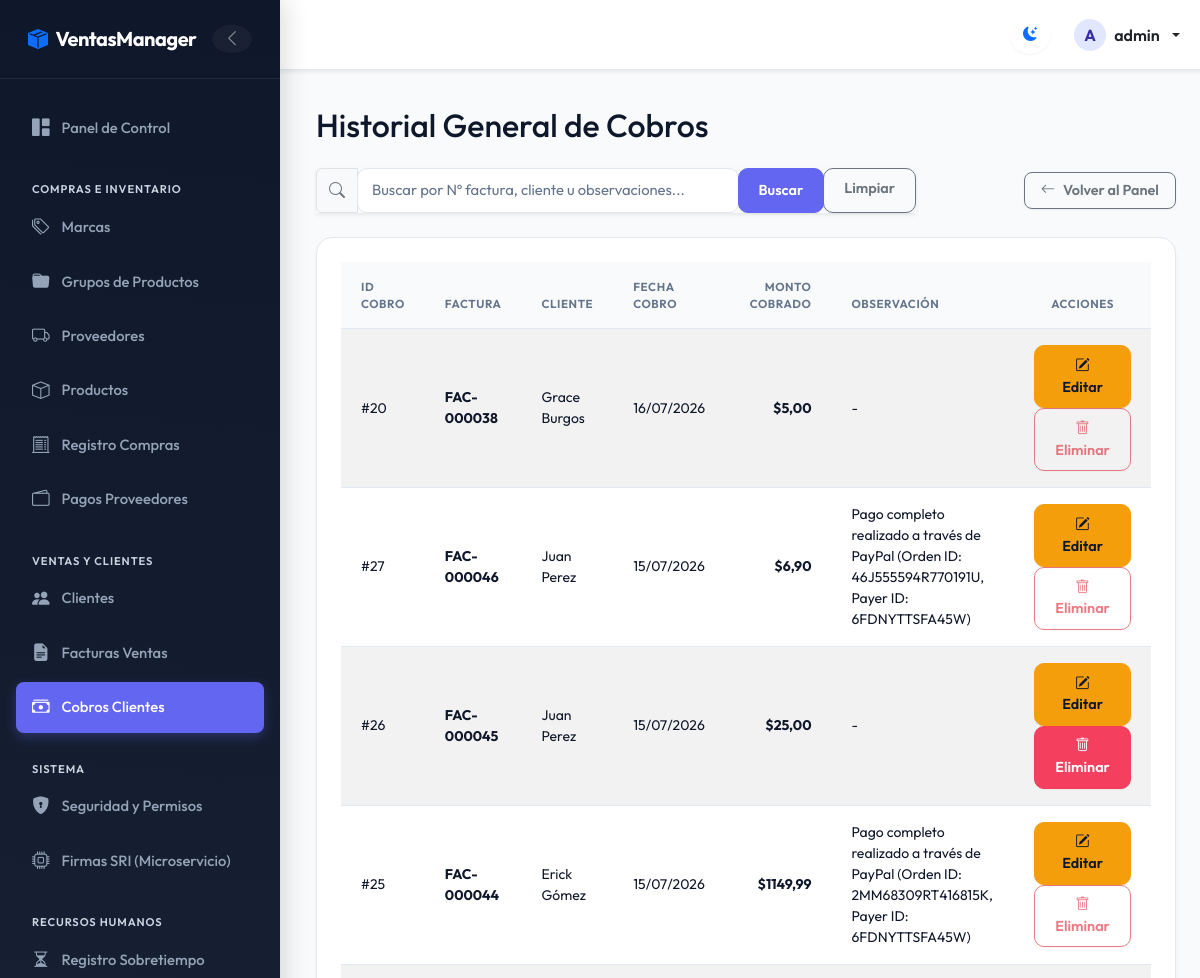
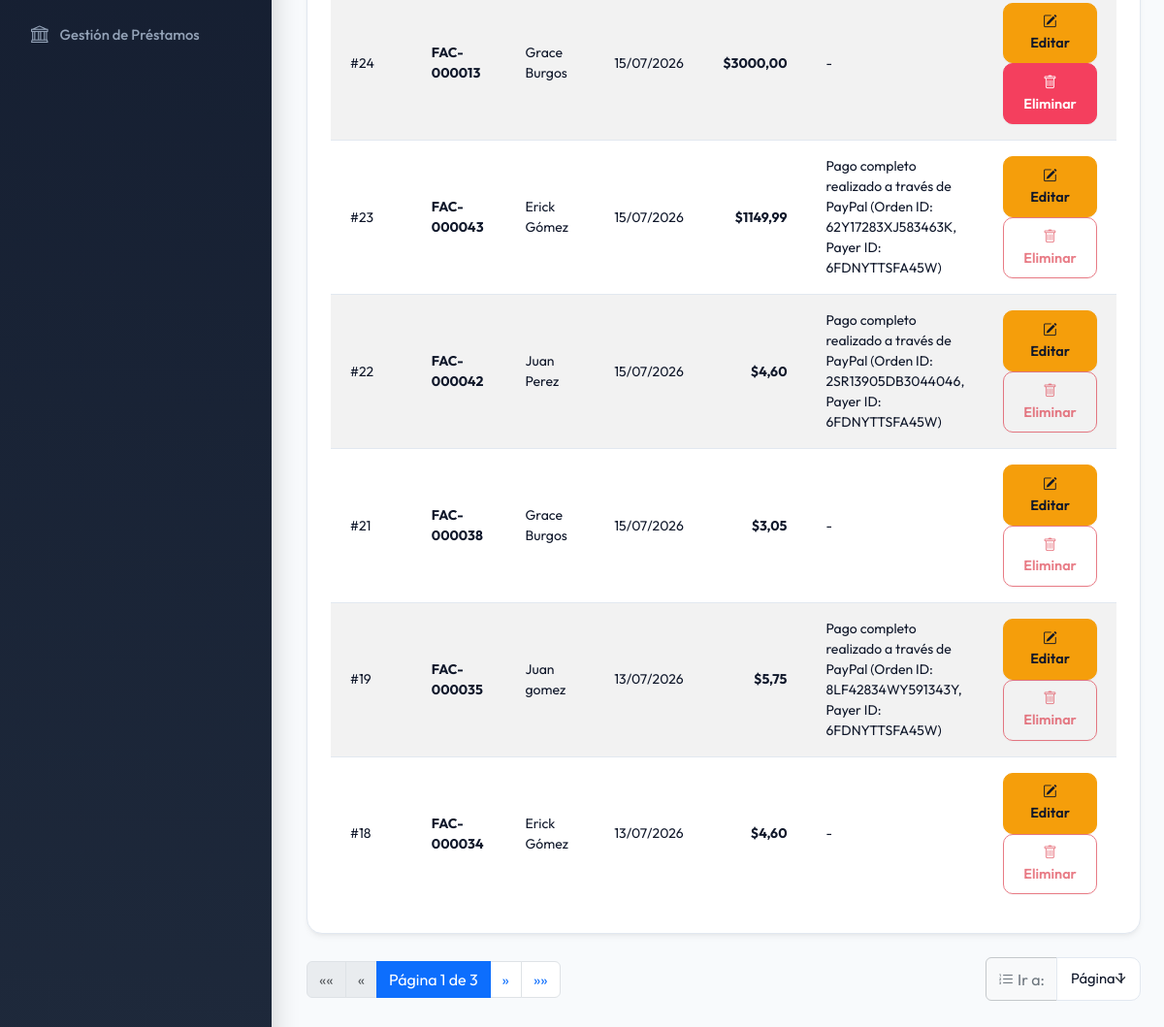
The page /cobros/historial/ (signed in) on the database its author committed (2 pictures, top to bottom).
### pagos/models.py (models this page shows, shortened)
class CobroFactura(models.Model):
    factura = models.ForeignKey(
        Invoice,
        on_delete=models.PROTECT,
        related_name='cobros',
        verbose_name='Factura'
    )
    fecha = models.DateTimeField(verbose_name='Fecha/Hora de Cobro')
    valor = models.DecimalField(
        max_digits=10,
        decimal_places=2,
        verbose_name='Valor Pagado'
    )
    observacion = models.TextField(
        blank=True,
        verbose_name='Observación'
    )
    class Meta:
        verbose_name = 'Cobro de Factura'
        verbose_name_plural = 'Cobros de Facturas'
        ordering = ['-fecha', '-id']
        permissions = [
            ("download_cobrofactura_pdf", "Can download CobroFactura PDF report"),
            ("download_cobrofactura_excel", "Can download CobroFactura Excel report"),
            ("detail_cobrofactura", "Can view CobroFactura details"),
            ("whatsapp_cobrofactura", "Can send CobroFactura via WhatsApp"),
        ]

### billing/models.py (models this page shows, shortened)
class Invoice(models.Model):
    empresa = models.ForeignKey('Empresa', on_delete=models.PROTECT, related_name='invoices', null=True, blank=True)
    customer = models.ForeignKey(Customer, on_delete=models.PROTECT, related_name='invoices')
    invoice_date = models.DateTimeField(auto_now_add=True)
    subtotal = models.DecimalField(max_digits=12, decimal_places=2, default=0)
    tax = models.DecimalField(max_digits=12, decimal_places=2, default=0)
    total = models.DecimalField(max_digits=12, decimal_places=2, default=0)
    is_active = models.BooleanField(default=True)
    numero = models.CharField(max_length=20, unique=True, blank=True, null=True, verbose_name='Número de Factura')
    tipo_pago = models.CharField(
        max_length=10,
        choices=[('CONTADO', 'Contado'), ('CREDITO', 'Crédito')],
        default='CREDITO',
        verbose_name='Tipo de Pago'
    )
    saldo = models.DecimalField(max_digits=12, decimal_places=2, default=0.00, verbose_name='Saldo')
    estado = models.CharField(
        max_length=15,
        choices=[('PENDIENTE', 'Pendiente'), ('PAGADA', 'Pagada'), ('ANULADA', 'Anulada')],
        default='PENDIENTE',
        verbose_name='Estado'
    )
    metodo_pago = models.CharField(
        max_length=20,
        choices=[('EFECTIVO', 'Efectivo'), ('TRANSFERENCIA', 'Transferencia'), ('PAYPAL', 'PayPal'), ('CREDITO', 'Crédito')],
        default='EFECTIVO',
        verbose_name='Método de Pago'
    )
    clave_acceso = models.CharField(max_length=49, unique=True, blank=True, null=True, verbose_name='Clave de Acceso SRI')
    estado_sri = models.CharField(
        max_length=20,
        choices=[('PENDIENTE', 'Pendiente'), ('AUTORIZADO', 'Autorizado'), ('RECHAZADO', 'Rechazado')],
        default='PENDIENTE',
        verbose_name='Estado SRI'
    )
    class Meta:
        ordering = ['-invoice_date']
        permissions = [
            ("download_invoice_pdf", "Can download Invoice PDF report"),
            ("download_invoice_excel", "Can download Invoice Excel report"),
            ("detail_invoice", "Can view Invoice detail page"),
            ("whatsapp_invoice", "Can send Invoice via WhatsApp"),
        ]

class Customer(models.Model):
    dni = models.CharField(max_length=13, unique=True, verbose_name='DNI/RUC', validators=[validate_cedula_ec])
    first_name = models.CharField(max_length=100)
    last_name = models.CharField(max_length=100)
    email = models.EmailField(blank=True, null=True)
    phone = models.CharField(max_length=20, blank=True, null=True)
    address = models.TextField(blank=True, null=True)
    is_active = models.BooleanField(default=True)
    created_at = models.DateTimeField(auto_now_add=True)
    updated_at = models.DateTimeField(auto_now=True)
    class Meta:
        ordering = ['last_name', 'first_name']
        permissions = [
            ("download_customer_pdf", "Can download Customer PDF report"),
            ("download_customer_excel", "Can download Customer Excel report"),
            ("detail_customer", "Can view Customer detail modal"),
        ]
    @property
    def full_name(self): return f'{self.first_name} {self.last_name}'

### pagos/views.py (the view, shortened to what this page needs)
# urls.py: path('historial/', views.HistorialPagosListView.as_view(), name='historial_pagos'),
class HistorialPagosListView(LoginRequiredMixin, PermissionRequiredMixin, ListView):
    permission_required = 'pagos.view_cobrofactura'
    model = CobroFactura
    template_name = 'pagos/historial_pagos.html'
    context_object_name = 'items'
    paginate_by = 10
    def get_queryset(self):
        queryset = CobroFactura.objects.select_related('factura', 'factura__customer')
        invoice_id = self.kwargs.get('invoice_id')
        if invoice_id:
            queryset = queryset.filter(factura_id=invoice_id)
        search_value = self.request.GET.get('search_value', '').strip()
        return queryset
    def get_context_data(self, **kwargs):
        context = super().get_context_data(**kwargs)
        invoice_id = self.kwargs.get('invoice_id')
        if invoice_id:
            context['invoice'] = get_object_or_404(Invoice, pk=invoice_id)
            context['title'] = f"Historial de Cobros - Factura #{context['invoice'].numero or context['invoice'].id}"
        else:
            context['title'] = "Historial General de Cobros"
        context['search_value'] = self.request.GET.get('search_value', '').strip()
        return context

### pagos/templates/pagos/historial_pagos.html (shortened to what this page needs)
{% extends 'billing/base.html' %}
{% block content %}
<div class="d-flex justify-content-between align-items-center mb-3">
  <h2>{{ title }}</h2>
</div>
<div class="d-flex flex-column flex-md-row justify-content-between align-items-md-center gap-3 mb-4">
  {% if not invoice %}
  <form method="get" class="m-0 flex-grow-1" style="max-width: 600px;">
    <div class="input-group shadow-sm">
      <span class="input-group-text bg-light text-secondary"><i class="bi bi-search"></i></span>
      <input type="text" name="search_value" class="form-control border-secondary-subtle"
        placeholder="Buscar por Nº factura, cliente u observaciones..." value="{{ search_value|default:'' }}">
      <button type="submit" class="btn btn-primary">Buscar</button>
      <a href="{% url 'pagos:historial_pagos' %}" class="btn btn-outline-secondary">Limpiar</a>
    </div>
  </form>
  {% else %}
  <div class="flex-grow-1"></div>
  {% endif %}
  <div class="d-flex align-items-center gap-2 flex-wrap ms-md-auto">
    <a href="{% url 'pagos:pagos_home' %}" class="btn btn-action-back d-flex align-items-center gap-2 fw-semibold">
      <i class="bi bi-arrow-left"></i> Volver al Panel
    </a>
  </div>
</div>
<div class="card shadow-sm">
  <div class="card-body p-0">
    <table class="table table-striped table-hover mb-0">
      <thead class="table-dark">
        <tr>
          <th>ID Cobro</th>
          {% if not invoice %}
          <th>Factura</th>
          <th>Cliente</th>
          {% endif %}
          <th>Fecha Cobro</th>
          <th class="text-end">Monto Cobrado</th>
          <th>Observación</th>
          <th class="text-center">Acciones</th>
        </tr>
      </thead>
      <tbody>
        {% for payment in items %}
        <tr>
          <td>#{{ payment.id }}</td>
          {% if not invoice %}
          <td><strong>{{ payment.factura.numero|default:payment.factura.id }}</strong></td>
          <td>{{ payment.factura.customer.full_name }}</td>
          {% endif %}
          <td>{{ payment.fecha|date:"d/m/Y" }}</td>
          <td class="text-end fw-bold text-success">${{ payment.valor }}</td>
          <td>{{ payment.observacion|default:"-" }}</td>
          <td class="text-center">
            {% if perms.pagos.change_cobrofactura %}
            <a href="{% url 'pagos:editar_pago' payment.id %}" class="btn btn-sm btn-warning" title="Editar Pago">
              <i class="bi bi-pencil-square"></i> Editar
            </a>
            {% endif %}
            {% if perms.pagos.delete_cobrofactura %}
              {% if payment.factura.estado == 'PAGADA' %}
              <button class="btn btn-sm btn-outline-danger" disabled
                title="No se puede eliminar un pago de una factura totalmente pagada">
                <i class="bi bi-trash"></i> Eliminar
              </button>
              {% else %}
              <a href="{% url 'pagos:eliminar_pago' payment.id %}" class="btn btn-sm btn-danger" title="Eliminar Pago">
                <i class="bi bi-trash"></i> Eliminar
              </a>
              {% endif %}
            {% endif %}
          </td>
        </tr>
        {% empty %}
        <tr>
          <td colspan="{% if invoice %}5{% else %}7{% endif %}" class="text-center text-muted py-4">No se han registrado
            cobros.</td>
        </tr>
        {% endfor %}
      </tbody>
    </table>
  </div>
</div>
{% include 'shared/pagination.html' %}
{% endblock %}

### billing/templates/billing/base.html (shortened to what this page needs)
{% load security_tags %}
{% load static %}
<!DOCTYPE html>
<html lang="es">
<head>
  <link href="https://cdn.jsdelivr.net/npm/bootstrap@5.3.0/dist/css/bootstrap.min.css" rel="stylesheet">
  <link rel="stylesheet" href="https://cdn.jsdelivr.net/npm/bootstrap-icons@1.10.5/font/bootstrap-icons.css">
  <link rel="stylesheet" href="{% static 'css/custom.css' %}">
</head>
<body>
  <div class="app-container {% if not user.is_authenticated %}no-sidebar{% endif %}" id="appContainer">
    {% if user.is_authenticated %}
    <aside class="sidebar" id="sidebar">
      <div class="sidebar-header d-flex align-items-center justify-content-between">
        <a class="sidebar-brand d-flex align-items-center gap-2" href="{% url 'billing:home' %}">
          <i class="bi bi-box-seam-fill text-primary"></i>
          <span>VentasManager</span>
        </a>
        <button id="sidebarToggleCompact" class="btn btn-link text-white-50 p-0 border-0 d-none d-lg-flex align-items-center justify-content-center" style="width: 28px; height: 28px; border-radius: 50% !important; transition: all 0.2s;" title="Compactar menú">
          <i id="compactIcon" class="bi bi-chevron-left" style="font-size: 1.1rem;"></i>
        </button>
      </div>
      <div class="sidebar-content">
        <ul class="sidebar-menu">
            <li class="sidebar-item">
              <a href="{% url 'billing:home' %}" class="sidebar-link {% if request.resolver_match.view_name == 'billing:home' %}active{% endif %}">
                <i class="bi bi-grid-1x2-fill"></i> <span>Panel de Control</span>
              </a>
            </li>
            {% if user|has_group:'Compras' or user|has_group:'Administrador' or user|has_group:'Gerente' %}
            <li class="sidebar-category">Compras e Inventario</li>
            <li class="sidebar-item">
              <a href="{% url 'billing:brand_list' %}" class="sidebar-link {% if 'brand' in request.path %}active{% endif %}">
                <i class="bi bi-tags"></i> <span>Marcas</span>
              </a>
            </li>
            <li class="sidebar-item">
              <a href="{% url 'billing:productgroup_list' %}" class="sidebar-link {% if 'productgroup' in request.path %}active{% endif %}">
                <i class="bi bi-folder-fill"></i> <span>Grupos de Productos</span>
              </a>
            </li>
            <li class="sidebar-item">
              <a href="{% url 'billing:supplier_list' %}" class="sidebar-link {% if 'supplier' in request.path %}active{% endif %}">
                <i class="bi bi-truck"></i> <span>Proveedores</span>
              </a>
            </li>
            <li class="sidebar-item">
              <a href="{% url 'billing:product_list' %}" class="sidebar-link {% if 'product/' in request.path or 'product_list' in request.resolver_match.view_name %}active{% endif %}">
                <i class="bi bi-box"></i> <span>Productos</span>
              </a>
            </li>
            <li class="sidebar-item">
              <a href="{% url 'purchasing:purchase_list' %}" class="sidebar-link {% if 'purchases' in request.path %}active{% endif %}">
                <i class="bi bi-receipt-cutoff"></i> <span>Registro Compras</span>
              </a>
            </li>
            <li class="sidebar-item">
              <a href="{% url 'pagos:pagos_compras_home' %}" class="sidebar-link {% if 'cobros/compras' in request.path or 'cobros/pagar' in request.path %}active{% endif %}">
                <i class="bi bi-wallet2"></i> <span>Pagos Proveedores</span>
              </a>
            </li>
            {% endif %}
            {% if user|has_group:'Ventas' or user|has_group:'Administrador' or user|has_group:'Gerente' %}
            <li class="sidebar-category">Ventas y Clientes</li>
            <li class="sidebar-item">
              <a href="{% url 'billing:customer_list' %}" class="sidebar-link {% if 'customer' in request.path %}active{% endif %}">
                <i class="bi bi-people-fill"></i> <span>Clientes</span>
              </a>
            </li>
            <li class="sidebar-item">
              <a href="{% url 'billing:invoice_list' %}" class="sidebar-link {% if 'invoice' in request.path %}active{% endif %}">
                <i class="bi bi-file-earmark-text-fill"></i> <span>Facturas Ventas</span>
              </a>
            </li>
            <li class="sidebar-item">
              <a href="{% url 'pagos:pagos_home' %}" class="sidebar-link {% if 'cobros/' in request.path and not 'compras' in request.path and not 'pagar' in request.path %}active{% endif %}">
                <i class="bi bi-cash-stack"></i> <span>Cobros Clientes</span>
              </a>
            </li>
            {% endif %}
            {% if user|has_group:'Administrador' %}
            <li class="sidebar-category">Sistema</li>
            <li class="sidebar-item">
              <a href="{% url 'security:security_home' %}" class="sidebar-link {% if 'security' in request.path %}active{% endif %}">
                <i class="bi bi-shield-lock-fill"></i> <span>Seguridad y Permisos</span>
              </a>
            </li>
            <li class="sidebar-item">
              <a href="{{ SRI_MICROSERVICE_CONFIG_URL }}" target="_blank" class="sidebar-link">
                <i class="bi bi-cpu"></i> <span>Firmas SRI (Microservicio)</span>
              </a>
            </li>
            {% endif %}
            {% if user|has_group:'Administrador' %}
            <li class="sidebar-category">Recursos Humanos</li>
            <li class="sidebar-item">
                <a href="{% url 'rrhh:sobretiempo_list' %}" class="sidebar-link {% if 'sobretiempo' in request.path %}active{% endif %}">
                    <i class="bi bi-hourglass-split"></i> <span>Registro Sobretiempo</span>
                </a>
            </li>
            <li class="sidebar-item">
                <a href="{% url 'rrhh:prestamo_list' %}" class="sidebar-link {% if 'prestamo' in request.path %}active{% endif %}">
                    <i class="bi bi-bank"></i> <span>Gestión de Préstamos</span>
                </a>
            </li>
            {% endif %}
        </ul>
      </div>
    </aside>
    {% endif %}
    <div class="main-wrapper">
      <header class="topbar shadow-sm">
        <div class="topbar-actions">
          <button id="themeToggle" class="btn btn-link text-body p-2 border-0" aria-label="Cambiar tema" style="font-size: 1.25rem; display: flex; align-items: center; justify-content: center; width: 38px; height: 38px; border-radius: 50% !important; background: transparent;">
            <i id="themeToggleIcon" class="bi bi-moon-stars-fill text-primary"></i>
          </button>
          {% if user.is_authenticated %}
          <div class="dropdown">
            <a class="dropdown-toggle text-body text-decoration-none fw-semibold d-flex align-items-center gap-2" href="#" id="userMenu" data-bs-toggle="dropdown" aria-expanded="false">
              <div class="rounded-circle bg-primary-subtle text-primary d-flex align-items-center justify-content-center text-uppercase fw-bold" style="width: 32px; height: 32px;">
                {{ user.username|slice:":1" }}
              </div>
              <span class="d-none d-sm-inline">{{ user.username }}</span>
            </a>
          </div>
          {% else %}
          <a href="{% url 'login' %}" class="btn btn-primary btn-sm">Iniciar Sesión</a>
          {% endif %}
        </div>
      </header>
      <main class="main-content">
        {% block content %}{% endblock %}
      </main>
    </div>
  </div>
</body>
</html>

### rows shown on the page
CobroFactura: id "20", factura.numero "FAC-000038", factura.customer.full_name "Grace Burgos", fecha "16/07/2026", valor "5,00", observacion "-", shows "Eliminar"
CobroFactura: id "27", factura.numero "FAC-000046", factura.customer.full_name "Juan Perez", fecha "15/07/2026", valor "6,90", observacion "Pago completo realizado a través de PayPal (Orden ID: 46J555594R770191U, Payer ID: 6FDNYTTSFA45W)", shows "Eliminar"
CobroFactura: id "26", factura.numero "FAC-000045", factura.customer.full_name "Juan Perez", fecha "15/07/2026", valor "25,00", observacion "-", shows "Eliminar"
CobroFactura: id "25", factura.numero "FAC-000044", factura.customer.full_name "Erick Gómez", fecha "15/07/2026", valor "1149,99", observacion "Pago completo realizado a través de PayPal (Orden ID: 2MM68309RT416815K, Payer ID: 6FDNYTTSFA45W)", shows "Eliminar"
CobroFactura: id "24", factura.numero "FAC-000013", factura.customer.full_name "Grace Burgos", fecha "15/07/2026", valor "3000,00", observacion "-", shows "Eliminar"
CobroFactura: id "23", factura.numero "FAC-000043", factura.customer.full_name "Erick Gómez", fecha "15/07/2026", valor "1149,99", observacion "Pago completo realizado a través de PayPal (Orden ID: 62Y17283XJ583463K, Payer ID: 6FDNYTTSFA45W)", shows "Eliminar"
CobroFactura: id "22", factura.numero "FAC-000042", factura.customer.full_name "Juan Perez", fecha "15/07/2026", valor "4,60", observacion "Pago completo realizado a través de PayPal (Orden ID: 2SR13905DB3044046, Payer ID: 6FDNYTTSFA45W)", shows "Eliminar"
CobroFactura: id "21", factura.numero "FAC-000038", factura.customer.full_name "Grace Burgos", fecha "15/07/2026", valor "3,05", observacion "-", shows "Eliminar"
CobroFactura: id "19", factura.numero "FAC-000035", factura.customer.full_name "Juan gomez", fecha "13/07/2026", valor "5,75", observacion "Pago completo realizado a través de PayPal (Orden ID: 8LF42834WY591343Y, Payer ID: 6FDNYTTSFA45W)", shows "Eliminar"
CobroFactura: id "18", factura.numero "FAC-000034", factura.customer.full_name "Erick Gómez", fecha "13/07/2026", valor "4,60", observacion "-", shows "Eliminar"

### other values the page prints
{{ user.username|slice:":1" }} "A"
{{ user.username }} "admin"
{{ title }} "Historial General de Cobros"
{{ page_obj.number }} "1"
{{ paginator.num_pages }} "3"
